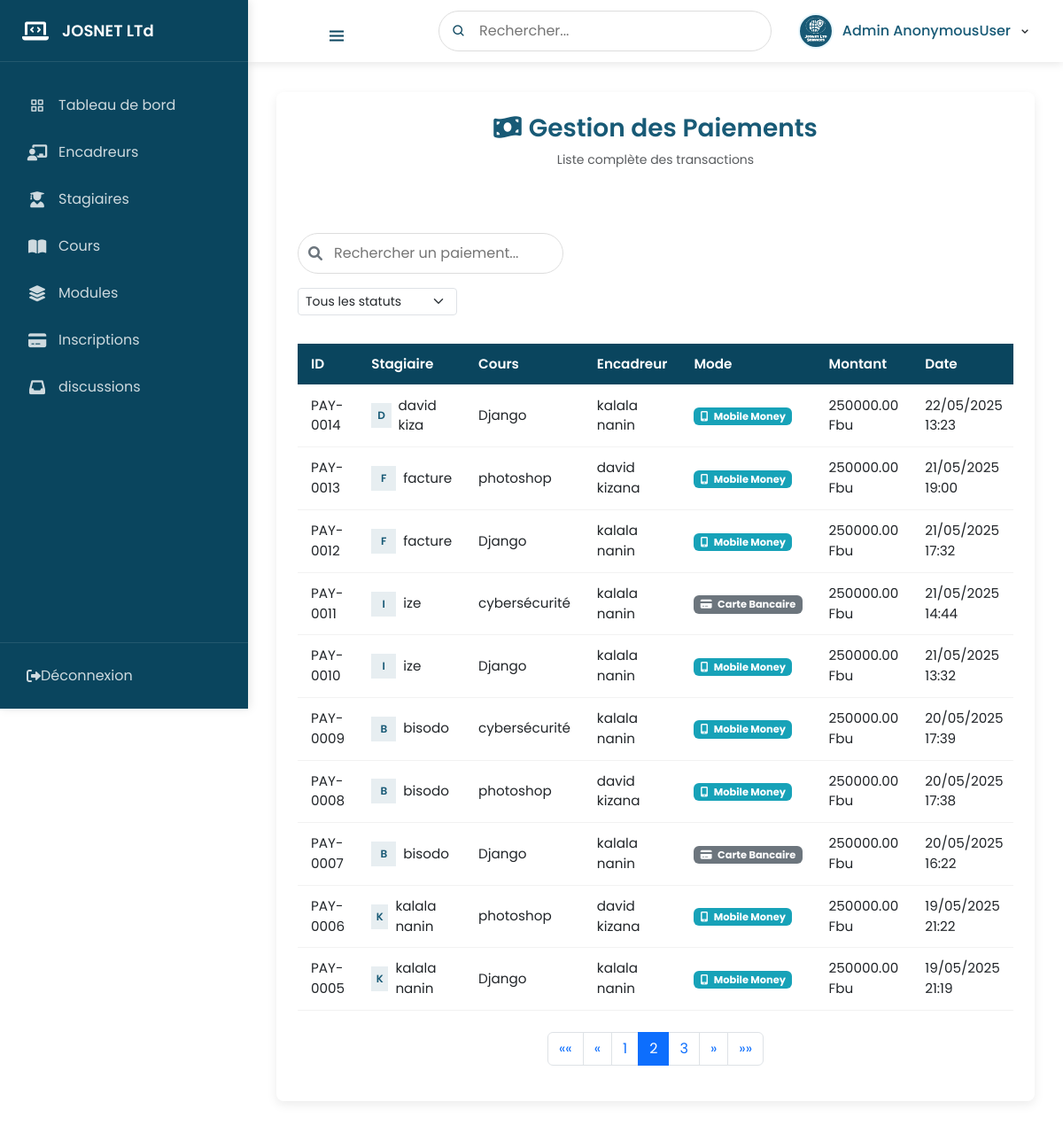
The page /gestion_paiements/?page=2 on the database its author committed.
### inscription/models.py (models this page shows, shortened)
class Paiement(models.Model):
    MODE_PAIEMENT_CHOICES = [
        ('mobile_money', 'Mobile Money'),
        ('carte_bancaire', 'Carte Bancaire'),
    ]
    apprenant = models.ForeignKey(User, on_delete=models.CASCADE)
    cours = models.ForeignKey('Cours', on_delete=models.CASCADE)
    formateur = models.ForeignKey('Formateur', on_delete=models.SET_NULL, null=True, blank=True)
    mode_paiement = models.CharField(max_length=20, choices=MODE_PAIEMENT_CHOICES)
    prix = models.DecimalField(max_digits=10, decimal_places=2)
    date_paiement = models.DateTimeField(auto_now_add=True)
    operateur = models.CharField(max_length=50, blank=True, null=True)
    numero_mobile = models.CharField(max_length=20, blank=True, null=True)
    nom_carte = models.CharField(max_length=100, blank=True, null=True)
    numero_carte = models.CharField(max_length=16, blank=True, null=True)
    date_expiration = models.CharField(max_length=5, blank=True, null=True)  # ex: "12/25"
    cvv = models.CharField(max_length=4, blank=True, null=True)
    reference_paiement = models.CharField(max_length=100, blank=True, null=True)
    paiement_effectue = models.BooleanField(default=False)
    statut = models.CharField(max_length=20, default='en_attente')  # ou 'effectué', 'échoué'

class Cours(models.Model):
    titre = models.CharField(max_length=100)
    description = models.TextField()
    formateur = models.ForeignKey(Formateur, on_delete=models.SET_NULL, null=True, blank=True)
    date_debut = models.DateField()
    date_fin = models.DateField()
    module = models.ForeignKey(Module, on_delete=models.CASCADE)
    price = models.DecimalField(max_digits=10, decimal_places=2,default=0)
    heure = models.FloatField(default=0)
    est_actif = models.BooleanField(default=True)

class Formateur(models.Model):
    user = models.OneToOneField(User,on_delete= models.CASCADE)
    adress = models.CharField(max_length= 20)
    telephone = models.CharField(max_length= 20)
    is_approved = models.BooleanField(default=False)  # Ajout de l'approbation
    statut = models.BooleanField(default=False)
    module = models.ForeignKey('Module', on_delete=models.SET_NULL, null=True, blank=True)

### inscription/views.py (the view)
# urls.py: path('gestion_paiements/',gestion_paiements, name='gestion_paiements'),
def gestion_paiements(request):
    paiements_list = Paiement.objects.all().order_by('-date_paiement')
    paginator = Paginator(paiements_list, 10)  # 10 éléments par page
    page_number = request.GET.get('page')
    page_obj = paginator.get_page(page_number)
    context = {
        'paiements': page_obj,
        'page_obj': page_obj,  # Pour la pagination
        'is_paginated': True,  # Pour afficher la pagination
    }
    return render(request, 'gestion_paiements.html', context)

### inscription/templates/gestion_paiements.html (shortened to what this page needs)
{% extends 'index.html' %}
{% load static %}
{% block content %}
<div class="table-container">
    <div class="table-header text-center">
        <div class="header-content">
            <h3 class="table-title">
                <i class="fas fa-money-bill-wave me-2"></i>Gestion des Paiements
            </h3>
            <p class="table-subtitle text-muted mb-3">Liste complète des transactions</p>
        </div>
    </div>
    <div class="table-controls mb-4">
        <div class="search-box">
            <i class="fas fa-search"></i>
            <input type="text" class="search-input" placeholder="Rechercher un paiement..." data-search-table>
        </div>
        <div class="d-flex gap-2">
            <select class="form-select form-select-sm" id="statusFilter" style="width: 180px;">
                <option value="">Tous les statuts</option>
            </select>
        </div>
    </div>
    <div class="table-responsive">
        <table class="professional-table">
            <thead>
                <tr>
                    <th width="100">ID</th>
                    <th>Stagiaire</th>
                    <th>Cours</th>
                    <th>Encadreur</th>
                    <th>Mode</th>
                    <th>Montant</th>
                    <th>Date</th>
                </tr>
            </thead>
            <tbody>
                {% for paiement in paiements %}
                <tr data-status="{{ paiement.statut }}">
                    <td>PAY-{{ paiement.id|stringformat:"04d" }}</td>
                    <td>
                        <div class="d-flex align-items-center">
                            <div class="avatar-sm me-2">
                                <span class="avatar-text bg-primary-light text-primary">
                                    {{ paiement.apprenant.username|first|upper }}
                                </span>
                            </div>
                            {{ paiement.apprenant.username }}
                        </div>
                    </td>
                    <td>{{ paiement.cours.titre|truncatechars:30 }}</td>
                    <td>
                        {% if paiement.formateur %}
                        {{ paiement.formateur.user.username }}
                        {% else %}
                        <span class="text-muted">Non assigné</span>
                        {% endif %}
                    </td>
                    <td>
                        {% if paiement.mode_paiement == 'mobile_money' %}
                        <span class="badge bg-info text-white">
                            <i class="fas fa-mobile-alt me-1"></i> Mobile Money
                        </span>
                        {% else %}
                        <span class="badge bg-secondary">
                            <i class="fas fa-credit-card me-1"></i> Carte Bancaire
                        </span>
                        {% endif %}
                    </td>
                    <td>{{ paiement.prix }} Fbu</td>
                    <td>{{ paiement.date_paiement|date:"d/m/Y H:i" }}</td>
                </tr>
                {% endfor %}
            </tbody>
        </table>
    </div>
    {% if is_paginated %}
    <nav class="mt-4">
        <ul class="pagination justify-content-center">
            {% if page_obj.has_previous %}
            <li class="page-item">
                <a class="page-link" href="?page=1" aria-label="Premier">
                    <span aria-hidden="true">&laquo;&laquo;</span>
                </a>
            </li>
            <li class="page-item">
                <a class="page-link" href="?page={{ page_obj.previous_page_number }}" aria-label="Précédent">
                    <span aria-hidden="true">&laquo;</span>
                </a>
            </li>
            {% endif %}
            {% for num in page_obj.paginator.page_range %}
            {% if page_obj.number == num %}
            <li class="page-item active"><a class="page-link" href="#">{{ num }}</a></li>
            {% elif num > page_obj.number|add:'-3' and num < page_obj.number|add:'3' %}
            <li class="page-item"><a class="page-link" href="?page={{ num }}">{{ num }}</a></li>
            {% endif %}
            {% endfor %}
            {% if page_obj.has_next %}
            <li class="page-item">
                <a class="page-link" href="?page={{ page_obj.next_page_number }}" aria-label="Suivant">
                    <span aria-hidden="true">&raquo;</span>
                </a>
            </li>
            <li class="page-item">
                <a class="page-link" href="?page={{ page_obj.paginator.num_pages }}" aria-label="Dernier">
                    <span aria-hidden="true">&raquo;&raquo;</span>
                </a>
            </li>
            {% endif %}
        </ul>
    </nav>
    {% endif %}
</div>
{% endblock %}

### inscription/static/css/style.css (style rules this page uses)
* { margin: 0; padding: 0; box-sizing: border-box; font-family: "Poppins", sans-serif; }
input, textarea, select { margin-bottom: 10px; box-sizing: border-box; width: 100%; margin: 8px 0; padding: 8px 5px; border-radius: 5px; border: 1px solid #ccc; }

### inscription/templates/index.html (style rules this page uses)
:root { --primary-color: #185a76; --primary-light: rgba(24, 90, 118, 0.1); --primary-hover: #134b63; --text-dark: #2c3e50; --border-radius: 8px; --box-shadow: 0 4px 12px rgba(0, 0, 0, 0.08); }
.professional-table { width: 100%; border-collapse: separate; border-spacing: 0; font-size: 0.95rem; }
.professional-table thead th { background-color: var(--primary-color); color: white; padding: 12px 15px; font-weight: 600; position: sticky; top: 0; }
.professional-table tbody tr { transition: all 0.2s; }
.professional-table tbody td { padding: 12px 15px; border-bottom: 1px solid rgba(0, 0, 0, 0.05); }
.table-container { background: white; border-radius: var(--border-radius); box-shadow: var(--box-shadow); padding: 1.5rem; margin-bottom: 2rem; }
.table-header { display: flex; justify-content: space-between; align-items: center; margin-bottom: 1.5rem; }
.bg-primary-light { background-color: rgba(24, 90, 118, 0.1); }
.text-primary { color: #185a76 !important; }

### inscription/templates/navbar.html (style rules this page uses)
:root { --primary-color: #0a455e; --primary-dark: #185a76; --primary-light: #e9f7fe; --sidebar-width: 280px; --topbar-height: 70px; --transition-speed: 0.3s; }
.search-input { width: 100%; padding: 10px 15px 10px 45px; border: 1px solid #ddd; border-radius: 25px; outline: none; transition: all var(--transition-speed) ease; }

### inscription/templates/gestion_paiements.html (style rules this page uses)
.table-header { display: flex; flex-direction: column; align-items: center; margin-bottom: 2rem; }
.header-content { text-align: center; margin-bottom: 1rem; }
.table-title { color: #185a76; font-weight: 600; margin-bottom: 0.5rem; }
.avatar-sm { width: 28px; height: 28px; border-radius: 50%; display: flex; align-items: center; justify-content: center; font-weight: 600; font-size: 0.75rem; }
.avatar-text { width: 100%; height: 100%; display: flex; align-items: center; justify-content: center; }
.search-box { position: relative; width: 300px; }
.search-box i { position: absolute; left: 12px; top: 50%; transform: translateY(-50%); color: #6c757d; }
.search-box input { padding-left: 40px; }
.table-subtitle { font-size: 0.875rem; }
.bg-primary-light { background-color: rgba(24, 90, 118, 0.1); }
.professional-table td { vertical-align: middle; }
.badge.bg-info { background-color: #17a2b8 !important; }
.badge.bg-secondary { background-color: #6c757d !important; }

### rows shown on the page
Paiement: id "0014", apprenant.username|first "D", apprenant.username "david kiza", cours.titre "Django", formateur.user.username "kalala nanin", mode_paiement "mobile_money" (drawn), prix "250000.00", date_paiement "22/05/2025 13:23"
Paiement: id "0013", apprenant.username|first "F", apprenant.username "facture", cours.titre "photoshop", formateur.user.username "david kizana", mode_paiement "mobile_money" (drawn), prix "250000.00", date_paiement "21/05/2025 19:00"
Paiement: id "0012", apprenant.username|first "F", apprenant.username "facture", cours.titre "Django", formateur.user.username "kalala nanin", mode_paiement "mobile_money" (drawn), prix "250000.00", date_paiement "21/05/2025 17:32"
Paiement: id "0011", apprenant.username|first "I", apprenant.username "ize", cours.titre "cybersécurité", formateur.user.username "kalala nanin", mode_paiement "carte_bancaire" (drawn), prix "250000.00", date_paiement "21/05/2025 14:44"
Paiement: id "0010", apprenant.username|first "I", apprenant.username "ize", cours.titre "Django", formateur.user.username "kalala nanin", mode_paiement "mobile_money" (drawn), prix "250000.00", date_paiement "21/05/2025 13:32"
Paiement: id "0009", apprenant.username|first "B", apprenant.username "bisodo", cours.titre "cybersécurité", formateur.user.username "kalala nanin", mode_paiement "mobile_money" (drawn), prix "250000.00", date_paiement "20/05/2025 17:39"
Paiement: id "0008", apprenant.username|first "B", apprenant.username "bisodo", cours.titre "photoshop", formateur.user.username "david kizana", mode_paiement "mobile_money" (drawn), prix "250000.00", date_paiement "20/05/2025 17:38"
Paiement: id "0007", apprenant.username|first "B", apprenant.username "bisodo", cours.titre "Django", formateur.user.username "kalala nanin", mode_paiement "carte_bancaire" (drawn), prix "250000.00", date_paiement "20/05/2025 16:22"
Paiement: id "0006", apprenant.username|first "K", apprenant.username "kalala nanin", cours.titre "photoshop", formateur.user.username "david kizana", mode_paiement "mobile_money" (drawn), prix "250000.00", date_paiement "19/05/2025 21:22"
Paiement: id "0005", apprenant.username|first "K", apprenant.username "kalala nanin", cours.titre "Django", formateur.user.username "kalala nanin", mode_paiement "mobile_money" (drawn), prix "250000.00", date_paiement "19/05/2025 21:19"

### other values the page prints
{{ user }} "AnonymousUser"
{{ num }} "1" "3"
{{ num }} "2"
